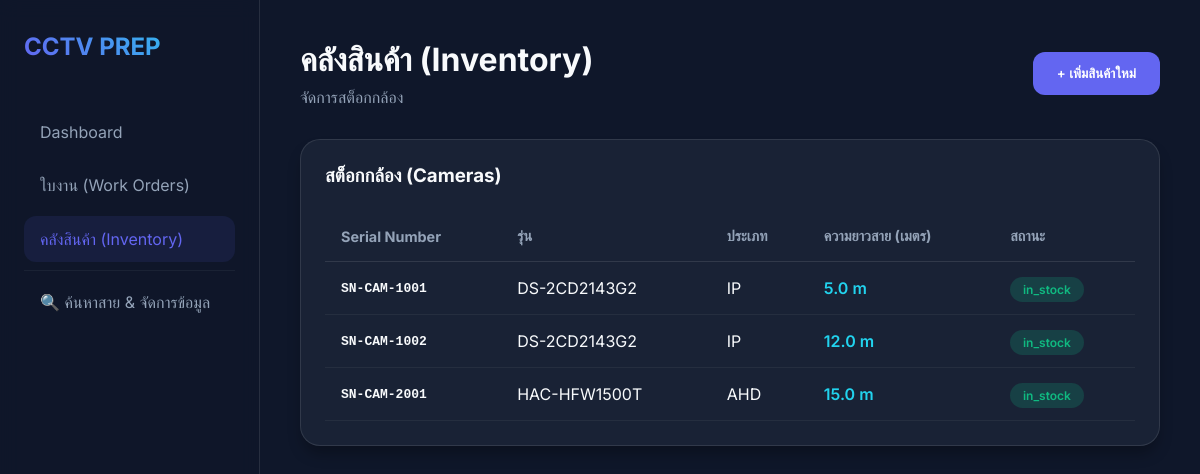
Page /inventory on the committed database.
### models.py (models this page shows)
class Camera(db.Model):
    __tablename__ = 'cameras'
    id = db.Column(db.Integer, primary_key=True)
    serial_number = db.Column(db.String(100), unique=True, nullable=False)
    camera_model_id = db.Column(db.Integer, db.ForeignKey('camera_models.id'), nullable=False)
    status = db.Column(db.Enum('in_stock', 'reserved', 'installed', 'damaged', name='item_status'), default='in_stock')
    cable_length_m = db.Column(db.Float, default=0.0) # Added cable length
    created_at = db.Column(db.DateTime, default=datetime.utcnow)

class CameraModel(db.Model):
    __tablename__ = 'camera_models'
    id = db.Column(db.Integer, primary_key=True)
    brand = db.Column(db.String(50))
    model_name = db.Column(db.String(100), nullable=False)
    camera_type = db.Column(db.String(50)) # AHD, IP, etc.
    ai_type_id = db.Column(db.Integer, db.ForeignKey('camera_ai_types.id'))
    resolution = db.Column(db.String(50))
    cameras = db.relationship('Camera', backref='model', lazy=True)

### app.py (the view)
@app.route('/inventory')
def inventory():
    cameras = Camera.query.all()
    return render_template('inventory.html', cameras=cameras)

### templates/inventory.html
{% extends "layout.html" %}
{% block content %}
<div style="display: flex; justify-content: space-between; align-items: center; margin-bottom: 2rem;">
    <div>
        <h1 style="font-size: 2rem; margin-bottom: 0.5rem;">คลังสินค้า (Inventory)</h1>
        <p style="color: var(--text-muted);">จัดการสต็อกกล้อง</p>
    </div>
    <button class="btn-primary">+ เพิ่มสินค้าใหม่</button>
</div>
<div class="glass-card" style="margin-bottom: 2rem;">
    <h3 style="margin-bottom: 1.5rem;">สต็อกกล้อง (Cameras)</h3>
    <table style="width: 100%; border-collapse: collapse;">
        <thead>
            <tr style="text-align: left; color: var(--text-muted); font-size: 0.9rem; border-bottom: 1px solid rgba(255,255,255,0.1);">
                <th style="padding: 1rem;">Serial Number</th>
                <th style="padding: 1rem;">รุ่น</th>
                <th style="padding: 1rem;">ประเภท</th>
                <th style="padding: 1rem;">ความยาวสาย (เมตร)</th>
                <th style="padding: 1rem;">สถานะ</th>
            </tr>
        </thead>
        <tbody>
            {% for camera in cameras %}
            <tr style="border-bottom: 1px solid rgba(255,255,255,0.05);">
                <td style="padding: 1rem; font-family: monospace; font-weight: 600;">{{ camera.serial_number }}</td>
                <td style="padding: 1rem;">{{ camera.model.model_name }}</td>
                <td style="padding: 1rem;">{{ camera.model.camera_type }}</td>
                <td style="padding: 1rem; color: var(--accent); font-weight: 600;">{{ camera.cable_length_m }} m</td>
                <td style="padding: 1rem;">
                    <span class="badge badge-{{ 'success' if camera.status == 'in_stock' else 'pending' }}">
                        {{ camera.status }}
                    </span>
                </td>
            </tr>
            {% else %}
            <tr><td colspan="5" style="padding: 2rem; text-align: center; color: var(--text-muted);">ไม่พบข้อมูลกล้อง</td></tr>
            {% endfor %}
        </tbody>
    </table>
</div>
{% endblock %}

### templates/layout.html (shortened to what this page needs)
<!DOCTYPE html>
<html lang="th">
<head>
    <link rel="stylesheet" href="{{ url_for('static', filename='css/style.css') }}">
</head>
<body>
    <aside class="sidebar">
        <div class="sidebar-brand">CCTV PREP</div>
        <nav>
            <a href="/" class="nav-link {{ 'active' if request.path == '/' }}">Dashboard</a>
            <a href="/work-orders" class="nav-link {{ 'active' if request.path == '/work-orders' }}">ใบงาน (Work Orders)</a>
            <a href="/inventory" class="nav-link {{ 'active' if request.path == '/inventory' }}">คลังสินค้า (Inventory)</a>
            <hr style="border: 0; border-top: 1px solid rgba(255,255,255,0.05); margin: 0.5rem 0;">
            <a href="/smart_search" class="nav-link {{ 'active' if request.path == '/smart_search' }}">🔍 ค้นหาสาย & จัดการข้อมูล</a>
        </nav>
    </aside>
    <main class="main-content">
        {% block content %}{% endblock %}
    </main>
</body>
</html>

### static/css/style.css (style rules this page uses)
:root { --primary: #6366f1; --primary-hover: #4f46e5; --bg-dark: #0f172a; --card-bg: rgba(30, 41, 59, 0.7); --text-main: #f8fafc; --text-muted: #94a3b8; --accent: #22d3ee; --success: #10b981; --warning: #f59e0b; }
* { margin: 0; padding: 0; box-sizing: border-box; font-family: 'Inter', system-ui, -apple-system, sans-serif; }
body { background-color: var(--bg-dark); color: var(--text-main); min-height: 100vh; display: flex; }
.sidebar { width: 260px; background: rgba(15, 23, 42, 0.8); backdrop-filter: blur(10px); border-right: 1px solid rgba(255, 255, 255, 0.1); padding: 2rem 1.5rem; display: flex; flex-direction: column; }
.sidebar-brand { font-size: 1.5rem; font-weight: 700; margin-bottom: 3rem; background: linear-gradient(45deg, var(--primary), var(--accent)); -webkit-background-clip: text; -webkit-text-fill-color: transparent; }
.nav-link { display: flex; align-items: center; padding: 0.8rem 1rem; color: var(--text-muted); text-decoration: none; border-radius: 12px; margin-bottom: 0.5rem; transition: all 0.3s ease; }
.nav-link:hover, .nav-link.active { background: rgba(99, 102, 241, 0.1); color: var(--primary); }
.main-content { flex: 1; padding: 2.5rem; overflow-y: auto; }
.glass-card { background: var(--card-bg); backdrop-filter: blur(10px); border: 1px solid rgba(255, 255, 255, 0.1); border-radius: 20px; padding: 1.5rem; box-shadow: 0 10px 15px -3px rgba(0, 0, 0, 0.3); }
.btn-primary { background: var(--primary); color: white; padding: 0.8rem 1.5rem; border-radius: 12px; border: none; cursor: pointer; font-weight: 600; transition: background 0.3s; }
.badge { padding: 0.3rem 0.8rem; border-radius: 20px; font-size: 0.75rem; font-weight: 600; }
.badge-success { background: rgba(16, 185, 129, 0.2); color: var(--success); }

### rows in the picture
Camera: serial_number "SN-CAM-1001", model.model_name "DS-2CD2143G2", model.camera_type "IP", cable_length_m "5.0", status "in_stock"
Camera: serial_number "SN-CAM-1002", model.model_name "DS-2CD2143G2", model.camera_type "IP", cable_length_m "12.0", status "in_stock"
Camera: serial_number "SN-CAM-2001", model.model_name "HAC-HFW1500T", model.camera_type "AHD", cable_length_m "15.0", status "in_stock"
